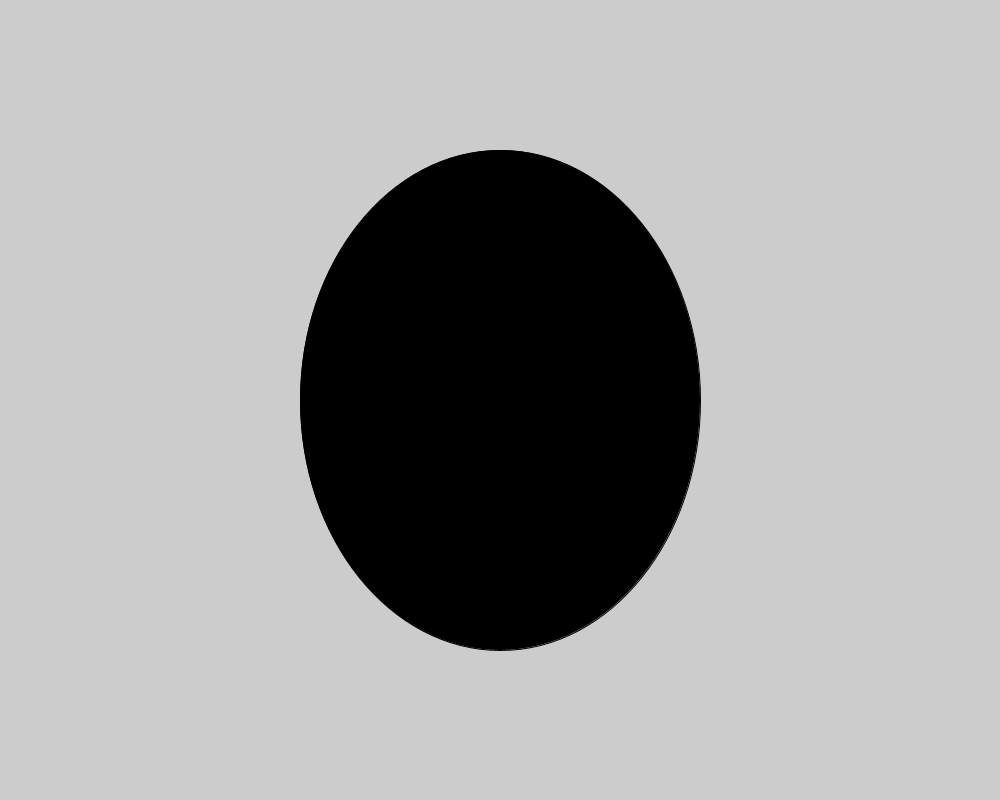
Frame 1 (no input)
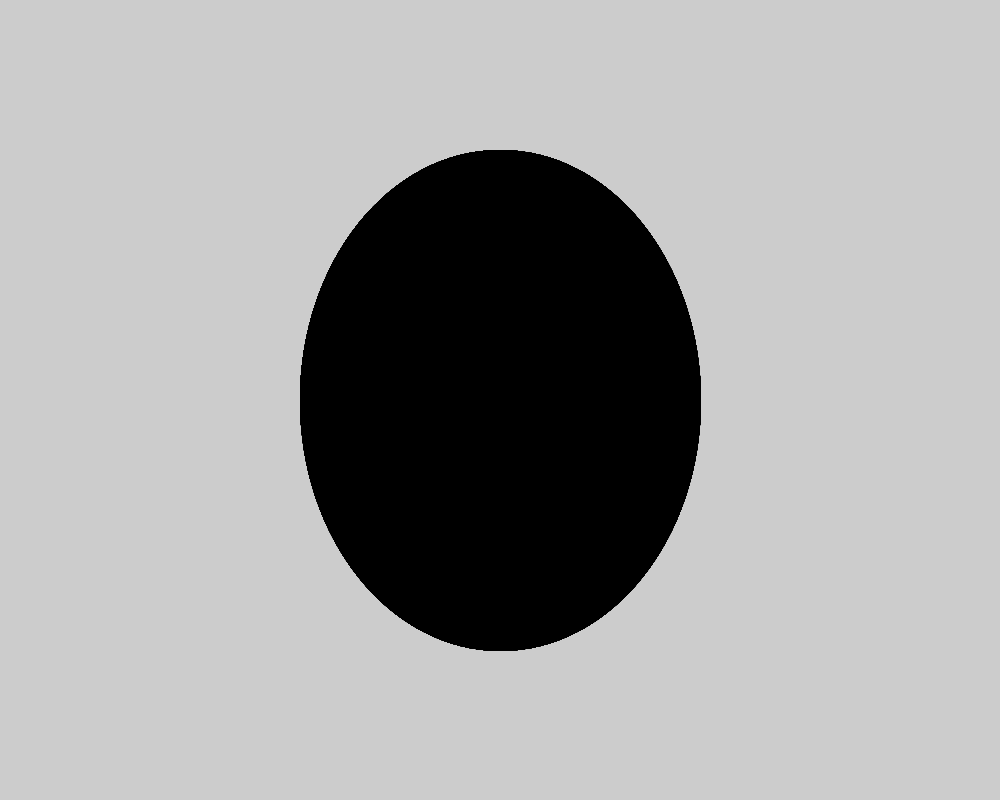
Frame 60 (the mouse pressed at the canvas centre just before this capture)
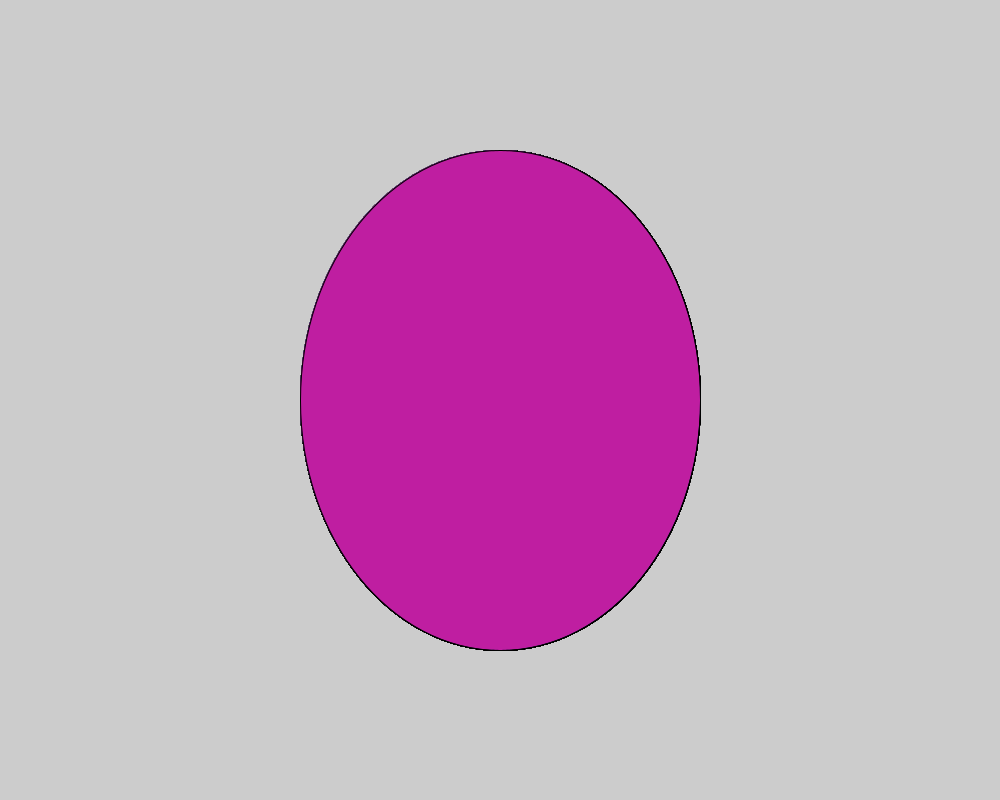
Frame 120 (the mouse held since frame 60 and released just before this capture)

The Processing sketch that drew these frames (run headless with seeded random() and noise(); from frame 60 on, the mouse is pressed at the canvas centre):

// Processing sketch: lol
// ── lol.pde
void setup(){
size(1000,800);  
}
void draw(){
if(mousePressed){
fill(random(255),random(255),random(255));  
}
else{
fill(0,0,0);  
}
ellipse(500,400,400,500);  
}
